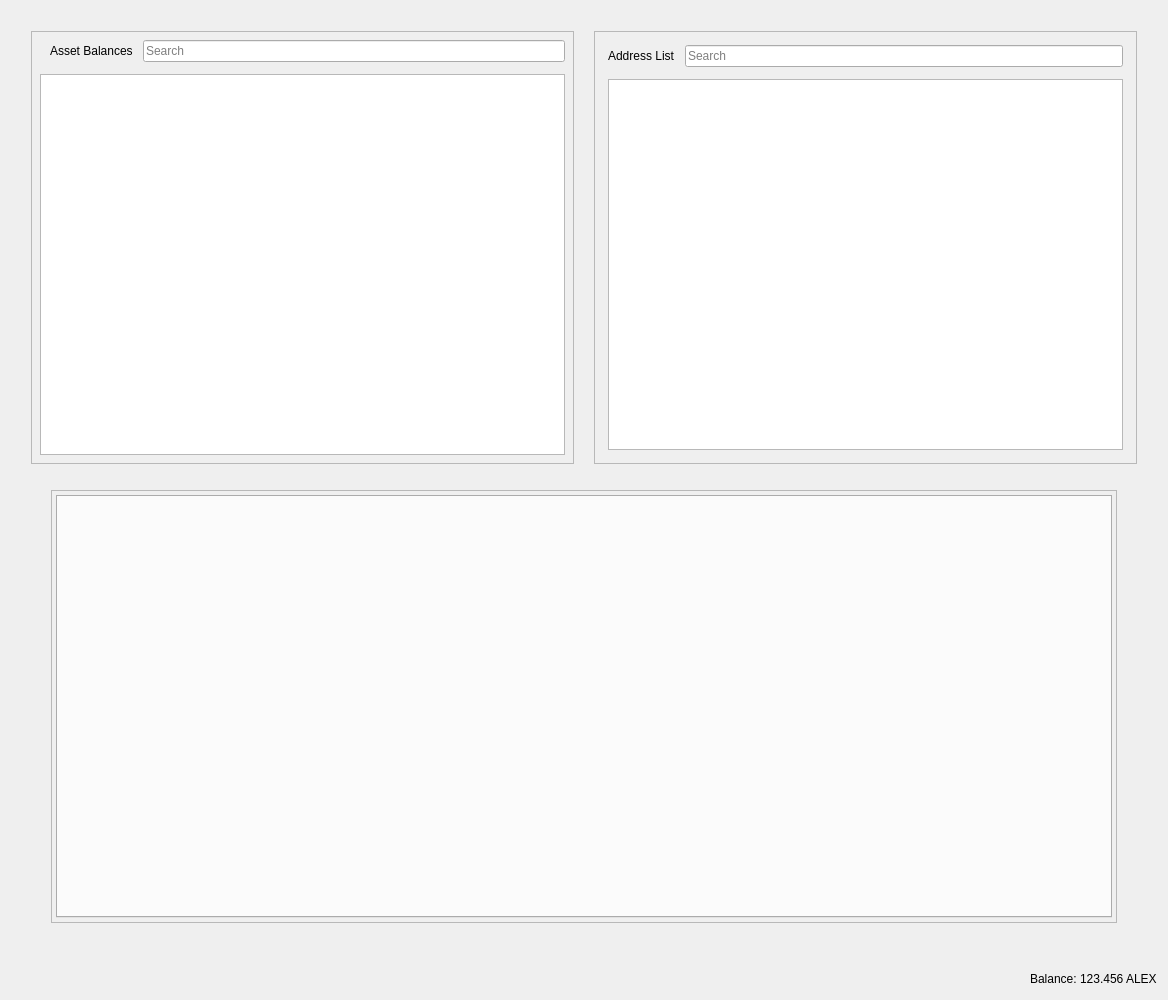
<?xml version="1.0" encoding="UTF-8"?>
<ui version="4.0">
 <class>RestrictedAssetsDialog</class>
 <widget class="QDialog" name="RestrictedAssetsDialog">
  <property name="geometry">
   <rect>
    <x>0</x>
    <y>0</y>
    <width>1168</width>
    <height>1000</height>
   </rect>
  </property>
  <property name="windowTitle">
   <string>Send Coins</string>
  </property>
  <layout class="QVBoxLayout" name="verticalLayout">
   <item>
    <layout class="QHBoxLayout" name="horizontalLayout">
     <property name="spacing">
      <number>20</number>
     </property>
     <property name="leftMargin">
      <number>20</number>
     </property>
     <property name="topMargin">
      <number>20</number>
     </property>
     <property name="rightMargin">
      <number>20</number>
     </property>
     <property name="bottomMargin">
      <number>20</number>
     </property>
     <item>
      <widget class="QFrame" name="frameAssetBalance">
       <property name="frameShape">
        <enum>QFrame::StyledPanel</enum>
       </property>
       <property name="frameShadow">
        <enum>QFrame::Raised</enum>
       </property>
       <layout class="QVBoxLayout" name="verticalLayout_7">
        <property name="spacing">
         <number>12</number>
        </property>
        <property name="leftMargin">
         <number>4</number>
        </property>
        <property name="topMargin">
         <number>4</number>
        </property>
        <property name="rightMargin">
         <number>4</number>
        </property>
        <property name="bottomMargin">
         <number>4</number>
        </property>
        <item>
         <layout class="QVBoxLayout" name="verticalLayout_4">
          <property name="spacing">
           <number>12</number>
          </property>
          <property name="leftMargin">
           <number>4</number>
          </property>
          <property name="topMargin">
           <number>4</number>
          </property>
          <property name="rightMargin">
           <number>4</number>
          </property>
          <property name="bottomMargin">
           <number>4</number>
          </property>
          <item>
           <layout class="QHBoxLayout" name="horizontalLayout_8">
            <property name="spacing">
             <number>10</number>
            </property>
            <property name="leftMargin">
             <number>10</number>
            </property>
            <item>
             <widget class="QLabel" name="labelAssetBalance">
              <property name="text">
               <string>Asset Balances</string>
              </property>
             </widget>
            </item>
            <item>
             <widget class="QLineEdit" name="lineEditAssetSearch">
              <property name="placeholderText">
               <string>Search</string>
              </property>
             </widget>
            </item>
           </layout>
          </item>
          <item>
           <widget class="QTableView" name="listAssets"/>
          </item>
         </layout>
        </item>
       </layout>
      </widget>
     </item>
     <item>
      <widget class="QFrame" name="frameAddressList">
       <property name="frameShape">
        <enum>QFrame::StyledPanel</enum>
       </property>
       <property name="frameShadow">
        <enum>QFrame::Raised</enum>
       </property>
       <layout class="QVBoxLayout" name="verticalLayout_10">
        <property name="spacing">
         <number>12</number>
        </property>
        <item>
         <layout class="QVBoxLayout" name="verticalLayout_9">
          <property name="spacing">
           <number>12</number>
          </property>
          <property name="leftMargin">
           <number>4</number>
          </property>
          <property name="topMargin">
           <number>4</number>
          </property>
          <property name="rightMargin">
           <number>4</number>
          </property>
          <property name="bottomMargin">
           <number>4</number>
          </property>
          <item>
           <layout class="QHBoxLayout" name="horizontalLayout_9">
            <property name="spacing">
             <number>10</number>
            </property>
            <property name="leftMargin">
             <number>0</number>
            </property>
            <property name="topMargin">
             <number>0</number>
            </property>
            <property name="rightMargin">
             <number>0</number>
            </property>
            <property name="bottomMargin">
             <number>0</number>
            </property>
            <item>
             <widget class="QLabel" name="labelAddressList">
              <property name="text">
               <string>Address List</string>
              </property>
             </widget>
            </item>
            <item>
             <widget class="QLineEdit" name="lineEditAddressSearch">
              <property name="placeholderText">
               <string>Search</string>
              </property>
             </widget>
            </item>
           </layout>
          </item>
          <item>
           <widget class="QTableView" name="myAddressList"/>
          </item>
         </layout>
        </item>
       </layout>
      </widget>
     </item>
    </layout>
   </item>
   <item>
    <layout class="QHBoxLayout" name="horizontalLayout_4">
     <property name="spacing">
      <number>34</number>
     </property>
     <property name="leftMargin">
      <number>40</number>
     </property>
     <property name="topMargin">
      <number>0</number>
     </property>
     <property name="rightMargin">
      <number>40</number>
     </property>
     <property name="bottomMargin">
      <number>40</number>
     </property>
     <item>
      <widget class="QFrame" name="tabFrame">
       <property name="frameShape">
        <enum>QFrame::StyledPanel</enum>
       </property>
       <property name="frameShadow">
        <enum>QFrame::Raised</enum>
       </property>
       <layout class="QVBoxLayout" name="verticalLayout_8">
        <property name="spacing">
         <number>12</number>
        </property>
        <property name="leftMargin">
         <number>4</number>
        </property>
        <property name="topMargin">
         <number>4</number>
        </property>
        <property name="rightMargin">
         <number>4</number>
        </property>
        <property name="bottomMargin">
         <number>4</number>
        </property>
        <item>
         <widget class="QTabWidget" name="tabWidget">
          <property name="tabPosition">
           <enum>QTabWidget::North</enum>
          </property>
          <property name="tabShape">
           <enum>QTabWidget::Rounded</enum>
          </property>
          <property name="currentIndex">
           <number>-1</number>
          </property>
          <property name="elideMode">
           <enum>Qt::ElideNone</enum>
          </property>
         </widget>
        </item>
       </layout>
      </widget>
     </item>
    </layout>
   </item>
   <item>
    <layout class="QHBoxLayout" name="horizontalLayout_2">
     <property name="spacing">
      <number>3</number>
     </property>
     <item>
      <spacer name="horizontalSpacer">
       <property name="orientation">
        <enum>Qt::Horizontal</enum>
       </property>
       <property name="sizeHint" stdset="0">
        <size>
         <width>40</width>
         <height>20</height>
        </size>
       </property>
      </spacer>
     </item>
     <item alignment="Qt::AlignRight">
      <widget class="QLabel" name="label">
       <property name="sizePolicy">
        <sizepolicy hsizetype="Preferred" vsizetype="Fixed">
         <horstretch>0</horstretch>
         <verstretch>0</verstretch>
        </sizepolicy>
       </property>
       <property name="text">
        <string>Balance:</string>
       </property>
      </widget>
     </item>
     <item alignment="Qt::AlignRight">
      <widget class="QLabel" name="labelBalance">
       <property name="sizePolicy">
        <sizepolicy hsizetype="Preferred" vsizetype="Fixed">
         <horstretch>0</horstretch>
         <verstretch>0</verstretch>
        </sizepolicy>
       </property>
       <property name="cursor">
        <cursorShape>IBeamCursor</cursorShape>
       </property>
       <property name="text">
        <string notr="true">123.456 ALEX</string>
       </property>
       <property name="textInteractionFlags">
        <set>Qt::LinksAccessibleByMouse|Qt::TextSelectableByKeyboard|Qt::TextSelectableByMouse</set>
       </property>
      </widget>
     </item>
    </layout>
   </item>
  </layout>
 </widget>
 <resources>
  <include location="../alex.qrc"/>
 </resources>
 <connections/>
</ui>
